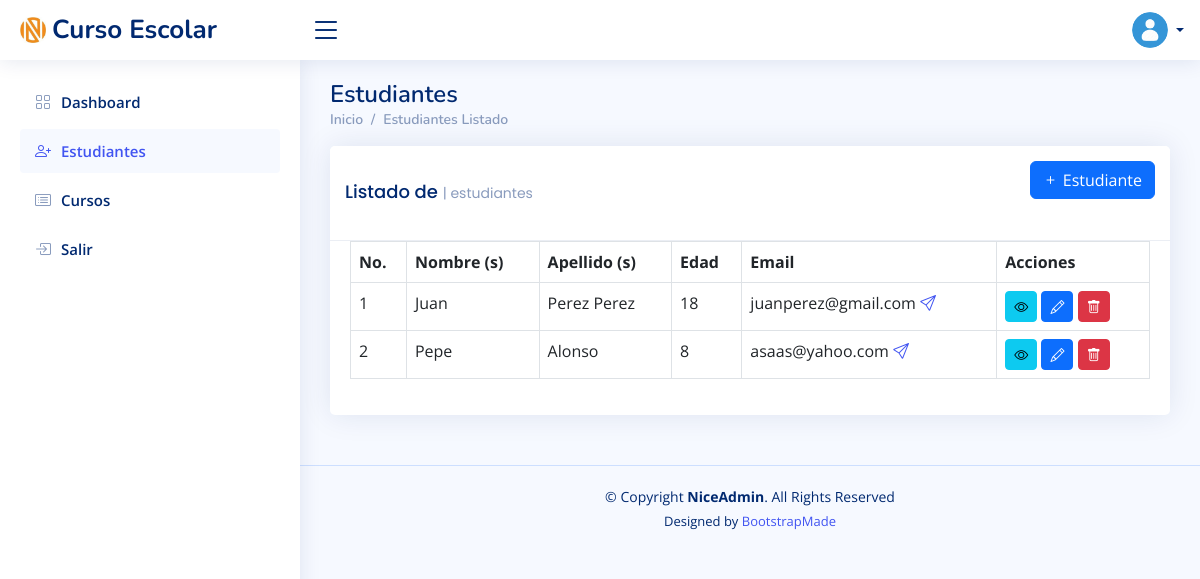
/students/ (signed in), run on an earlier commit of the app's database.
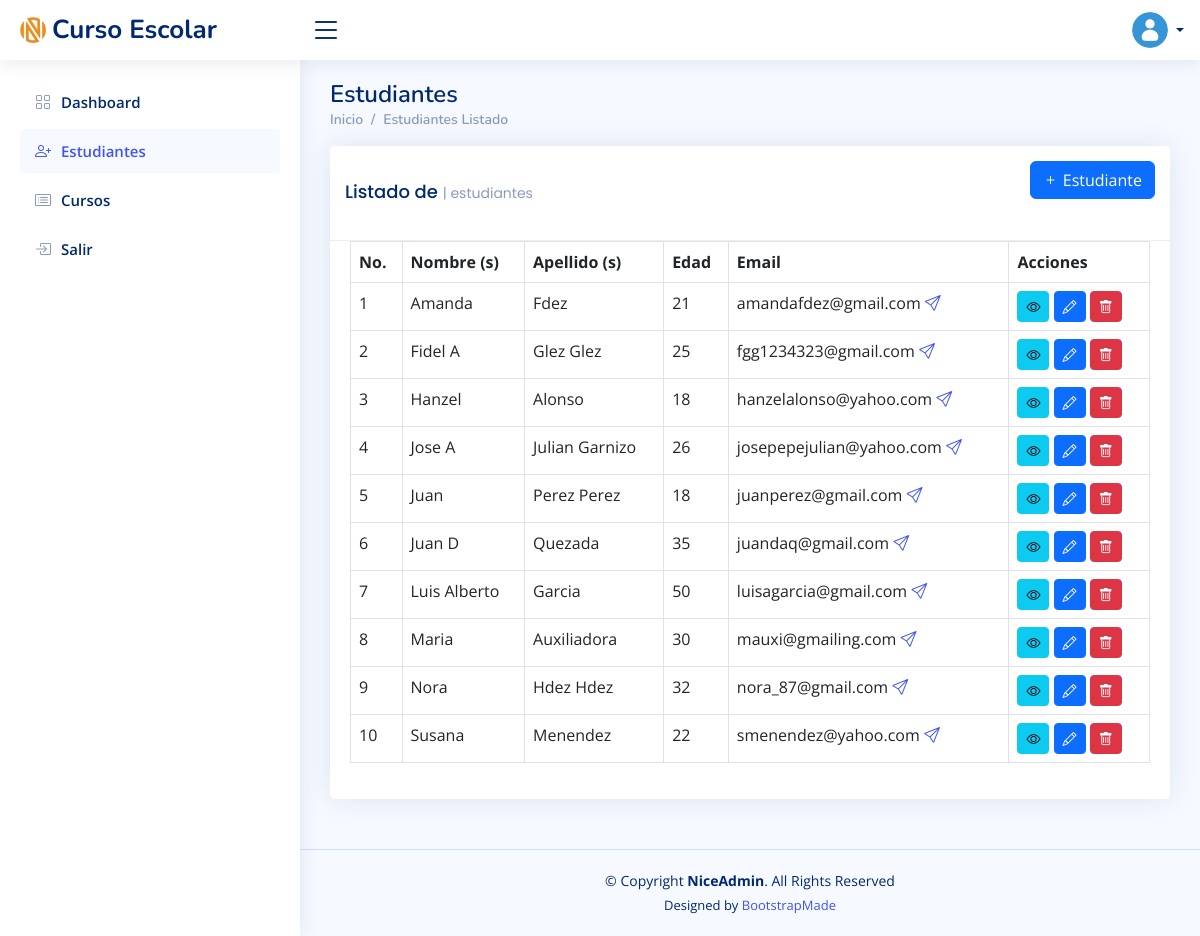
And on a later commit of the database.
### courses_students_app/models.py (models this page shows, shortened)
class Student(models.Model):
    name = models.CharField(verbose_name="Nombre", max_length=255, validators=[validate_name])
    lastname = models.CharField(verbose_name="Apellidos", max_length=255, validators=[validate_name])
    age = models.IntegerField(verbose_name="Edad", validators=[validate_age])
    email = models.EmailField(verbose_name="Correo electrónico", max_length=254)
    class Meta:
        verbose_name = 'Estudiante'
        verbose_name_plural = 'Estudiantes'
        ordering = ('name',)

### courses_students_app/views.py (the view)
# urls.py: path("students/", login_required(views.students_list), name="student_list"),
def students_list(request):
    students = Student.objects.all()
    return render(request, "courses_students_app/student/student_list.html", {"students": students})

### templates/courses_students_app/student/student_list.html (shortened to what this page needs)
{% extends 'index.html' %}
{% load static %}
{% block title %} Estudiantes {% endblock %}
{% block breadcrumb %}
    {{block.super}}
    <li class="breadcrumb-item"><a href="{% url 'student_list' %}">Estudiantes Listado</a></li>
{% endblock %}
{% block content %}
<div class="col-12">
    <div class="card recent-sales overflow-auto">
        <div class="card-header">
            <a href="{% url 'student_create' %}" class="btn btn-primary" style="float: right">
                <span class="bi bi-plus"> Estudiante</span>
            </a>
            <h3 class="card-title">Listado de <span>| estudiantes</span></h3>
        </div>
        <div class="card-body table-responsive">
            <table class="table table-bordered table-hover datatable">
                <thead>
                <tr>
                    <th>
                        No.
                    </th>
                    <th>
                        Nombre (s)
                    </th>
                    <th>
                        Apellido (s)
                    </th>
                    <th>
                        Edad
                    </th>
                    <th>
                        Email
                    </th>
                    <th>
                        Acciones
                    </th>
                </tr>
                </thead>
                <tbody>
                {% for u in students %}
                <tr>
                    <td>
                        {{ forloop.counter }}
                    </td>
                    <td>
                        {{ u.name }}
                    </td>
                    <td>
                        {{ u.lastname }}
                    </td>
                    <td>
                        {{ u.age }}
                    </td>
                    <td>
                        {{ u.email }} <a href="mailto:{{u.email}}"><i class="bi bi-send"></i></a>
                    </td>
                    <td>
                        <span class="input-group-sm">
                            <a href="{% url 'student_detail' u.pk %}"
                               class="btn btn-sm btn-info">
                                <i class="bi bi-eye"></i>
                            </a>
                            <a href="{% url 'student_update' u.pk %}"
                               class="btn btn-sm btn-primary">
                                <i class="bi bi-pencil"></i>
                            </a>
                            <a href="{% url 'student_delete' u.pk %}"
                               class="btn btn-sm btn-danger">
                                <i class="bi bi-trash"></i>
                            </a>
                        </span>
                    </td>
                </tr>
                {% endfor %}
                </tbody>
            </table>
        </div>
    </div>
</div>
{% endblock %}

What changed in the data, as far as the page shows it:
added Student: name "Amanda", lastname "Fdez", age "21", email "amandafdez@gmail.com"
added Student: name "Fidel A", lastname "Glez Glez", age "25", email "fgg1234323@gmail.com"
changed Student "Alonso": name "Pepe" → "Hanzel"; age "8" → "18"; email "asaas@yahoo.com" → "hanzelalonso@yahoo.com"; moves up the list
added Student: name "Jose A", lastname "Julian Garnizo", age "26", email "josepepejulian@yahoo.com"
added Student: name "Juan D", lastname "Quezada", age "35", email "juandaq@gmail.com"
added Student: name "Luis Alberto", lastname "Garcia", age "50", email "luisagarcia@gmail.com"
added Student: name "Maria", lastname "Auxiliadora", age "30", email "mauxi@gmailing.com"
added Student: name "Nora", lastname "Hdez Hdez", age "32", email "nora_87@gmail.com"
added Student: name "Susana", lastname "Menendez", age "22", email "smenendez@yahoo.com"
